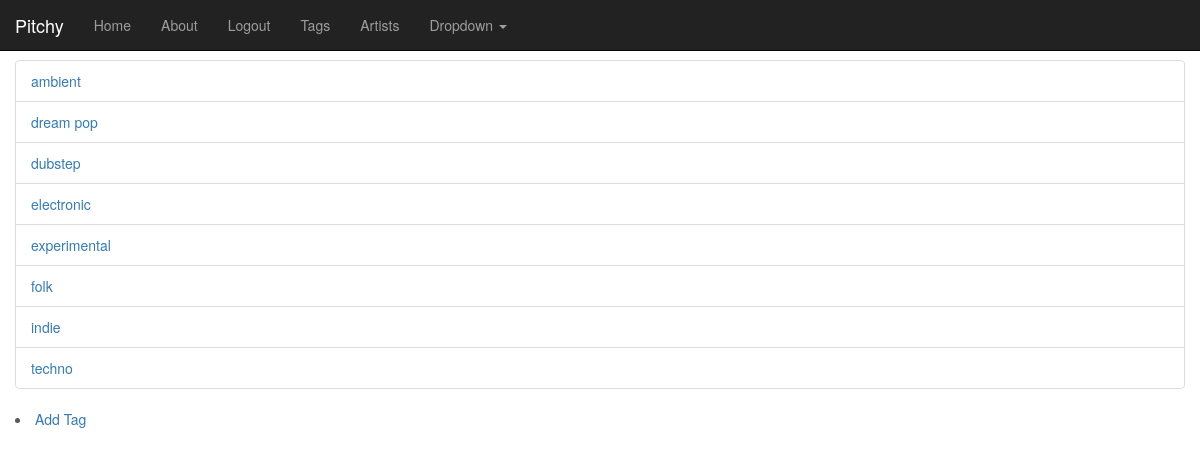
The page /tags/ (signed in) on the database its author committed.
### cherry/models.py (models this page shows, shortened)
class Tag(models.Model):
    name = models.CharField(max_length=128, unique=True)
    artists = models.ManyToManyField('Artist', through=TagArtist)
    slug = models.SlugField(unique=True)
    class Meta:
        ordering = ('name', )

### cherry/views.py (the view)
# urls.py: url(r'^tags/$', views.tags, name='tags'),
def tags(request):
    tag_list = Tag.objects.all()
    context_dict = {'tags': tag_list}
    return render(request, 'cherry/tags.html', context_dict)

### templates/cherry/tags.html
{% extends 'base.html' %}
{% block body_block %}
    <div class="row">
        {% if tags %}
        <ul class="list-group">
            {% for tag in tags %}
                <li class="list-group-item"><a href="{% url 'tag' tag.slug %}">{{ tag.name }}</a></li>
            {% endfor %}
        </ul>
        {% endif %}
    </div>
    <div class="row">
        {% if user.is_authenticated %}
            <li><a href="{% url 'add_tag' %}">Add Tag</a></li>
        {% endif %}
    </div>
{% endblock %}

### static/css/carousel.css (style rules this page uses)
body { padding-bottom: 40px; color: #5a5a5a; }

### rows shown on the page
Tag: name "ambient"
Tag: name "dream pop"
Tag: name "dubstep"
Tag: name "electronic"
Tag: name "experimental"
Tag: name "folk"
Tag: name "indie"
Tag: name "techno"
